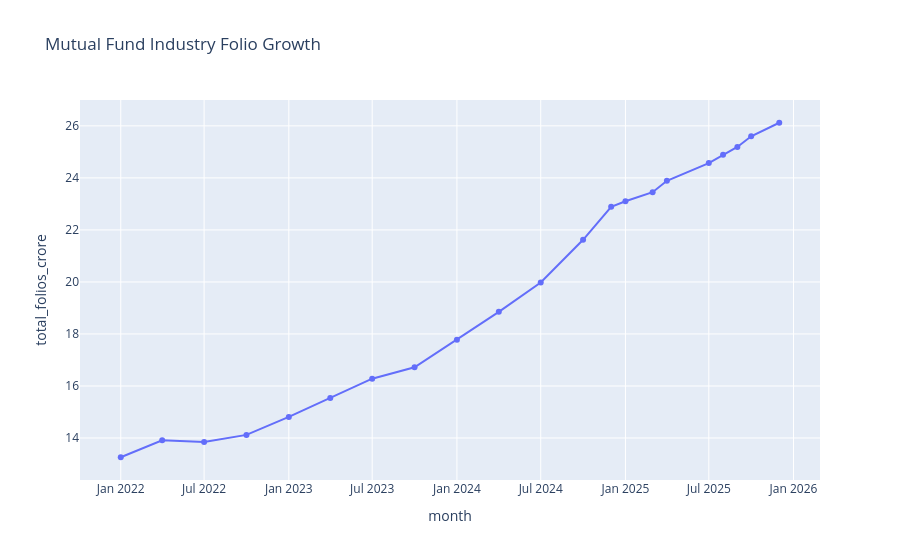

Notebook code for this chart:
### Code cell
import plotly.express as px

fig = px.line(
    folio,
    x='month',
    y='total_folios_crore',
    title='Mutual Fund Industry Folio Growth',
    markers=True
)

fig.show()

### Figure 1 — Plotly figure (JSON) as saved in the notebook; plotly's stock layout.template omitted (floating-point values rounded to 4 significant figures)
{"data": [{"hovertemplate": "month=%{x}<br>total_folios_crore=%{y}<extra></extra>", "legendgroup": "", "line": {"color": "#636efa", "dash": "solid"}, "marker": {"symbol": "circle"}, "mode": "lines+markers", "name": "", "orientation": "v", "showlegend": false, "type": "scatter", "x": ["2022-01-01T00:00:00.000000", "2022-04-01T00:00:00.000000", "2022-07-01T00:00:00.000000", "2022-10-01T00:00:00.000000", "2023-01-01T00:00:00.000000", "2023-04-01T00:00:00.000000", "2023-07-01T00:00:00.000000", "2023-10-01T00:00:00.000000", "2024-01-01T00:00:00.000000", "2024-04-01T00:00:00.000000", "2024-07-01T00:00:00.000000", "2024-10-01T00:00:00.000000", "2024-12-01T00:00:00.000000", "2025-01-01T00:00:00.000000", "2025-03-01T00:00:00.000000", "2025-04-01T00:00:00.000000", "2025-07-01T00:00:00.000000", "2025-08-01T00:00:00.000000", "2025-09-01T00:00:00.000000", "2025-10-01T00:00:00.000000", "2025-12-01T00:00:00.000000"], "xaxis": "x", "y": [13.26, 13.91, 13.85, 14.12, 14.81, 15.54, 16.28, 16.72, 17.78, 18.85, 19.98, 21.62, 22.89, 23.1, 23.45, 23.89, 24.57, 24.89, 25.19, 25.6, 26.12], "yaxis": "y"}], "layout": {"legend": {"tracegroupgap": 0}, "title": {"text": "Mutual Fund Industry Folio Growth"}, "xaxis": {"anchor": "y", "domain": [0, 1], "title": {"text": "month"}}, "yaxis": {"anchor": "x", "domain": [0, 1], "title": {"text": "total_folios_crore"}}}}
